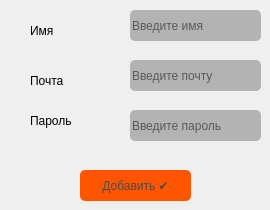
      <widget class="QWidget" name="tab_11">
       <attribute name="title">
        <string>Добавить сотруднка</string>
       </attribute>
       <widget class="QLineEdit" name="ledit__add_name_e">
        <property name="geometry">
         <rect>
          <x>130</x>
          <y>10</y>
          <width>131</width>
          <height>31</height>
         </rect>
        </property>
        <property name="styleSheet">
         <string notr="true">alternate-background-color: rgb(85, 170, 255);
background-color: rgb(179, 179, 179);
border-radius: 5px;</string>
        </property>
        <property name="placeholderText">
         <string>Введите имя</string>
        </property>
       </widget>
       <widget class="QLineEdit" name="ledit_add_mail_e">
        <property name="geometry">
         <rect>
          <x>130</x>
          <y>60</y>
          <width>131</width>
          <height>31</height>
         </rect>
        </property>
        <property name="styleSheet">
         <string notr="true">alternate-background-color: rgb(85, 170, 255);
background-color: rgb(179, 179, 179);
border-radius: 5px;</string>
        </property>
        <property name="placeholderText">
         <string>Введите почту</string>
        </property>
       </widget>
       <widget class="QLineEdit" name="ledit_add_pass_e">
        <property name="geometry">
         <rect>
          <x>130</x>
          <y>110</y>
          <width>131</width>
          <height>31</height>
         </rect>
        </property>
        <property name="styleSheet">
         <string notr="true">alternate-background-color: rgb(85, 170, 255);
background-color: rgb(179, 179, 179);
border-radius: 5px;</string>
        </property>
        <property name="placeholderText">
         <string>Введите пароль</string>
        </property>
       </widget>
       <widget class="QLabel" name="lbl_add_name_e">
        <property name="geometry">
         <rect>
          <x>30</x>
          <y>20</y>
          <width>71</width>
          <height>21</height>
         </rect>
        </property>
        <property name="styleSheet">
         <string notr="true">font: 9pt &quot;Segoe UI&quot;;</string>
        </property>
        <property name="text">
         <string>Имя</string>
        </property>
       </widget>
       <widget class="QLabel" name="lbl_add_mail_e">
        <property name="geometry">
         <rect>
          <x>30</x>
          <y>70</y>
          <width>71</width>
          <height>21</height>
         </rect>
        </property>
        <property name="styleSheet">
         <string notr="true">font: 9pt &quot;Segoe UI&quot;;</string>
        </property>
        <property name="text">
         <string>Почта</string>
        </property>
       </widget>
       <widget class="QLabel" name="lbl_add_pass_e">
        <property name="geometry">
         <rect>
          <x>30</x>
          <y>110</y>
          <width>71</width>
          <height>21</height>
         </rect>
        </property>
        <property name="styleSheet">
         <string notr="true">font: 9pt &quot;Segoe UI&quot;;</string>
        </property>
        <property name="text">
         <string>Пароль</string>
        </property>
       </widget>
       <widget class="QPushButton" name="btn_add_e">
        <property name="geometry">
         <rect>
          <x>80</x>
          <y>170</y>
          <width>111</width>
          <height>31</height>
         </rect>
        </property>
        <property name="styleSheet">
         <string notr="true">background-color: rgb(255, 85, 0);
color: rgb(75, 75, 75);
font: 9pt &quot;Segoe UI&quot;;
border-radius: 5px;</string>
        </property>
        <property name="text">
         <string>Добавить ✔️</string>
        </property>
       </widget>
      </widget>
